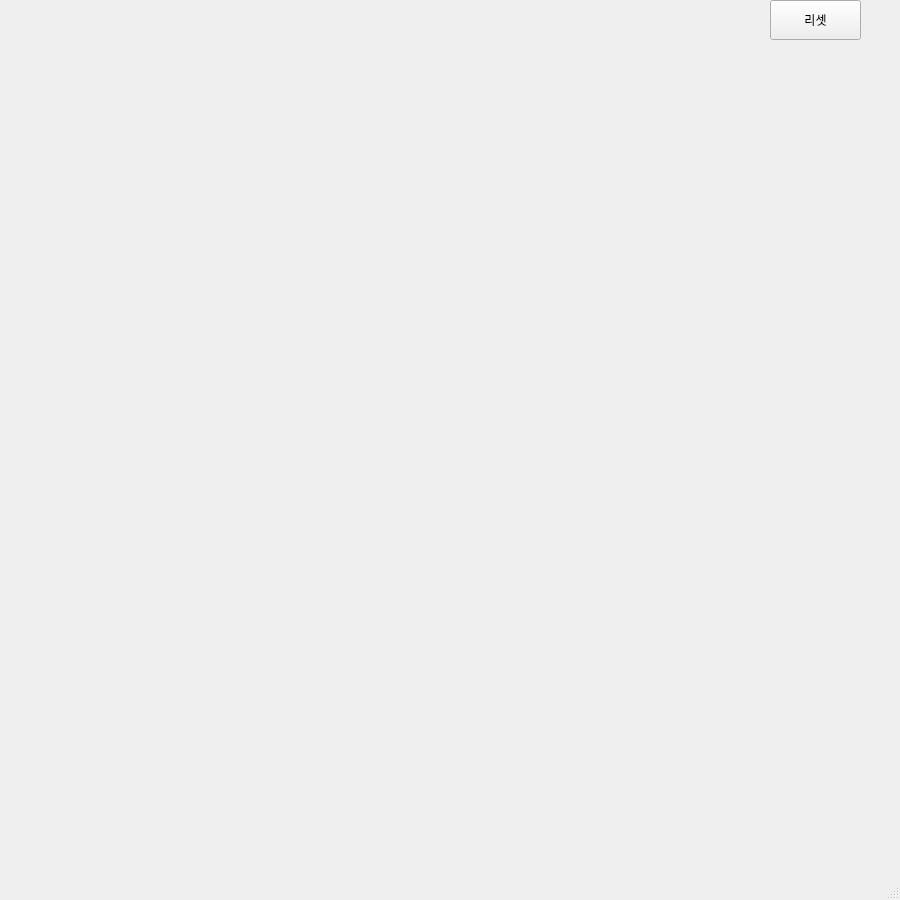
<?xml version="1.0" encoding="UTF-8"?>
<ui version="4.0">
 <class>MainWindow</class>
 <widget class="QMainWindow" name="MainWindow">
  <property name="geometry">
   <rect>
    <x>0</x>
    <y>0</y>
    <width>900</width>
    <height>900</height>
   </rect>
  </property>
  <property name="windowTitle">
   <string>MainWindow</string>
  </property>
  <widget class="QWidget" name="centralwidget">
   <widget class="QPushButton" name="pb">
    <property name="geometry">
     <rect>
      <x>770</x>
      <y>0</y>
      <width>91</width>
      <height>40</height>
     </rect>
    </property>
    <property name="text">
     <string>리셋</string>
    </property>
    <property name="iconSize">
     <size>
      <width>40</width>
      <height>40</height>
     </size>
    </property>
    <property name="autoRepeatDelay">
     <number>291</number>
    </property>
   </widget>
  </widget>
  <widget class="QMenuBar" name="menubar">
   <property name="geometry">
    <rect>
     <x>0</x>
     <y>0</y>
     <width>900</width>
     <height>26</height>
    </rect>
   </property>
  </widget>
  <widget class="QStatusBar" name="statusbar"/>
 </widget>
 <resources/>
 <connections/>
</ui>
